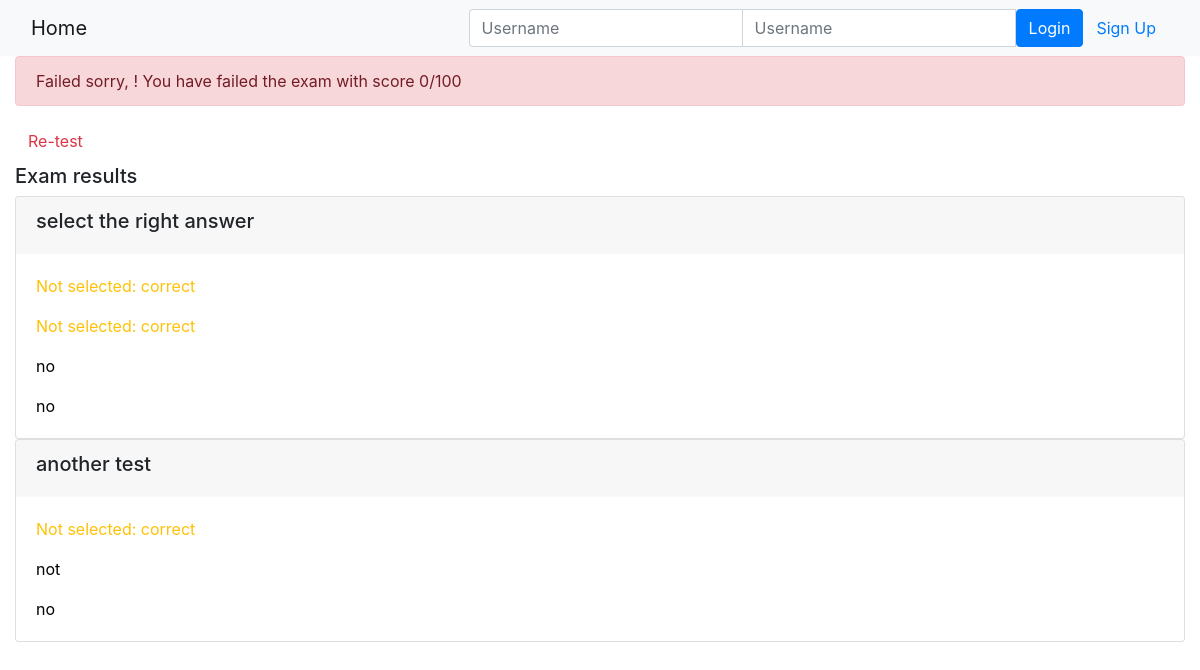
Page /onlinecourse/results/1/1 on the committed database.
### onlinecourse/models.py (models this page shows)
class Question(models.Model):
    course = models.ForeignKey(Course, on_delete=models.CASCADE)
    question_text = models.CharField(max_length=255)
    grade = models.IntegerField()
    def is_get_score(self, selected_ids):
        all_answers = self.choice_set.filter(is_correct=True).count()
        selected_correct = self.choice_set.filter(
            is_correct=True, id__in=selected_ids).count()
        if all_answers == selected_correct:
            return True
        else:
            return False

class Choice(models.Model):
    question = models.ForeignKey(Question, on_delete=models.CASCADE)
    choice_text = models.CharField(max_length=255)
    is_correct = models.BooleanField()

### onlinecourse/views.py (the view)
def show_exam_results(request, course_id, submission_id):
    course = Course.objects.get(id=course_id)
    submission = Submission.objects.get(id=submission_id)
    questions = course.question_set.all()
    choices = submission.choices.all()
    total = 0
    current = 0
    for question in questions:
        total += question.grade
        if question.is_get_score(choices):
            current += question.grade
    grade = (current / total) * 100
    print(grade)
    return render(
        request,
        'onlinecourse/exam_result_bootstrap.html',
        {"course": course, "choices": choices, "mark": current,
            "total_mark": total,
            "submission": submission,
            "grade": int(grade)}
    )

### onlinecourse/templates/onlinecourse/exam_result_bootstrap.html (shortened to what this page needs)
<!DOCTYPE html>
<html lang="en">
<head>
    {% load static %}
    <link rel="stylesheet" href="https://maxcdn.bootstrapcdn.com/bootstrap/4.5.2/css/bootstrap.min.css">
</head>
<body>
 <nav class="navbar navbar-light bg-light">
    <div class="container-fluid">
      <div class="navbar-header">
        <a class="navbar-brand" href="{% url 'onlinecourse:index' %}">Home</a>
      </div>
      <ul class="nav navbar-nav navbar-right">
        {% if user.is_authenticated %}
          <li>
            <a class="btn btn-link" href="#">{{ user.first_name }}({{ user.username }})</a>
            <a class="btn btn-link" href="{% url 'onlinecourse:logout' %}">Logout</a>
          </li>
        {% else %}
          <li>
            <form class="form-inline" action="{% url 'onlinecourse:login' %}" method="post">
              <div class="input-group">
                  <input type="text" class="form-control" placeholder="Username" name="username" >
                  <input type="password" class="form-control" placeholder="Username" name="psw" >
                  <button class="btn btn-primary" type="submit">Login</button>
                  <a class="btn btn-link" href="{% url 'onlinecourse:registration' %}">Sign Up</a>
              </div>
            </form>
          </li>
        {% endif %}
      </ul>
  </div>
</nav>
<div class="container-fluid">
    {% if grade > 80 %}
      <div class="alert alert-success">
        Congratulations, {{user.name}}! You have passed the exam and completed the course with score  {{grade}}/100
      </div>
    {% else %}
      <div class="alert alert-danger">
        Failed sorry, {{user.name}}! You have failed the exam with score  {{grade}}/100
      </div>
      <a class="btn btn-link text-danger" href="{% url 'onlinecourse:course_details' course.id %}">Re-test</a>
    {% endif %}
    <div class="card-columns-vertical mt-1">
    <h5 class="">Exam results</h5>
     {% for question in course.question_set.all %}
        <div class="card">
          <div class="card-header border-light">
              <h5>{{question.question_text}}</h5>
          </div>
          <div class="card-body">
              {% for choice in question.choice_set.all %}
                  {% if choice.is_correct and choice in choices %}
                    <p class="card-text text-success" >Correct answer: {{choice.choice_text}}</p>
                  {% elif choice.is_correct and choice not in choices %}
                    <p class="card-text text-warning">Not selected: {{choice.choice_text}}</p>
                  {% elif choice.is_correct == False and choice in choices %}
                    <p class="card-text text-danger">Wrong answer: {{choice.choice_text}}</p>
                  {% else %}
                    <p class="card-text" style="color:black">{{choice.choice_text}}</p>
                  {% endif %}
              {% endfor %}
          </div>
        </div>
    {% endfor %}
    </div>
  </div>
</body>
</html>

### rows in the picture
Question: question_text "select the right answer"
Choice: choice_text "correct"
Choice: choice_text "correct"
Choice: choice_text "no"
Choice: choice_text "no"
Question: question_text "another test"
Choice: choice_text "correct"
Choice: choice_text "not"
Choice: choice_text "no"

### other values in the picture
{{ grade }} "0"
